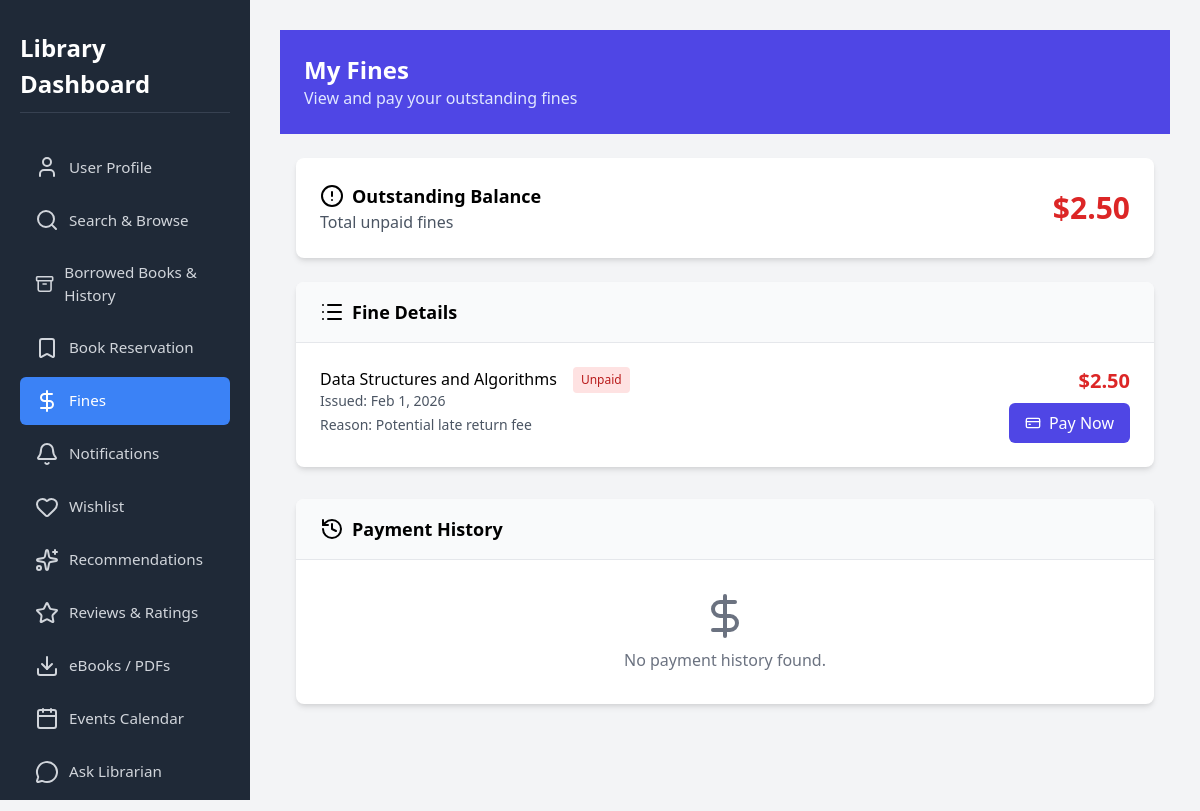
The app's page /fines.php (signed in) with its own data.
### tables this page shows
CREATE TABLE fines (
    id INT AUTO_INCREMENT PRIMARY KEY,
    user_id INT NOT NULL,
    borrowing_id INT NULL,
    amount DECIMAL(10,2) NOT NULL,
    reason VARCHAR(255) NOT NULL,
    issued_date DATETIME NOT NULL,
    status ENUM('unpaid', 'paid') DEFAULT 'unpaid',
    payment_date DATETIME NULL,
    FOREIGN KEY (user_id) REFERENCES users(id),
    FOREIGN KEY (borrowing_id) REFERENCES borrowings(id)
);

CREATE TABLE books (
    id INT AUTO_INCREMENT PRIMARY KEY,
    title VARCHAR(255) NOT NULL,
    author VARCHAR(255) NOT NULL,
    isbn VARCHAR(20),
    genre VARCHAR(100),
    published_year INT,
    edition VARCHAR(20),
    total_copies INT NOT NULL DEFAULT 1,
    available_copies INT NOT NULL DEFAULT 1,
    cover_image VARCHAR(255),
    description TEXT,
    created_at TIMESTAMP DEFAULT CURRENT_TIMESTAMP
);

### fines.php (the view, shortened to what this page needs)
<?php
require_once('config.php');
$user_id = $_SESSION['user_id'];
$fines = [];
$total_fines = 0;
$errors = [];
try {
    $stmt = $pdo->prepare("
        SELECT f.*, b.title as book_title
        FROM fines f
        LEFT JOIN borrowings br ON f.borrowing_id = br.id
        LEFT JOIN books b ON br.book_id = b.id
        WHERE f.user_id = :user_id AND f.status = 'unpaid'
        ORDER BY f.issued_date DESC
    ");
    $stmt->bindParam(':user_id', $user_id);
    $stmt->execute();
    $fines = $stmt->fetchAll(PDO::FETCH_ASSOC);
    $total_stmt = $pdo->prepare("
        SELECT SUM(amount) as total
        FROM fines
        WHERE user_id = :user_id AND status = 'unpaid'
    ");
    $total_stmt->bindParam(':user_id', $user_id);
    $total_stmt->execute();
    $total = $total_stmt->fetch(PDO::FETCH_ASSOC);
    $total_fines = $total['total'] ?? 0;
} catch (PDOException $e) {
    $errors[] = 'Database error: ' . $e->getMessage();
} catch (Exception $e) {
    $errors[] = $e->getMessage();
}
?>
<!DOCTYPE html>
<html lang="en">
<head>
    <link rel="stylesheet" href="dashboard.css">
    <link href="https://cdn.jsdelivr.net/npm/tailwindcss@2.2.19/dist/tailwind.min.css" rel="stylesheet">
</head>
<body>
  <div class="dashboard">
    <?php include('sidebar.php'); ?>
    <main class="main-content">
    <div class="min-h-screen">
        <div class="bg-indigo-600 text-white p-6">
            <div class="max-w-6xl mx-auto">
                <h1 class="text-2xl font-bold">My Fines</h1>
                <p class="text-indigo-100">View and pay your outstanding fines</p>
            </div>
        </div>
        <div class="max-w-6xl mx-auto px-4 py-6">
            <div class="bg-white rounded-lg shadow-md p-6 mb-6">
                <div class="flex flex-col md:flex-row justify-between items-center">
                    <div class="mb-4 md:mb-0">
                        <h2 class="text-lg font-semibold flex items-center">
                            <i data-lucide="alert-circle" class="mr-2"></i>
                            Outstanding Balance
                        </h2>
                        <p class="text-gray-600">Total unpaid fines</p>
                    </div>
                    <div class="text-3xl font-bold text-red-600">
                        $<?php echo number_format($total_fines, 2); ?>
                    </div>
                </div>
            </div>
            <div class="bg-white rounded-lg shadow-md overflow-hidden">
                <div class="px-6 py-4 bg-gray-50 border-b">
                    <h2 class="text-lg font-semibold flex items-center">
                        <i data-lucide="list" class="mr-2"></i>
                        Fine Details
                    </h2>
                </div>
                <?php if (empty($fines)): ?>
                    <div class="p-8 text-center text-gray-500">
                        <i data-lucide="check-circle" class="mx-auto w-12 h-12"></i>
                        <p class="mt-2">You don't have any outstanding fines.</p>
                    </div>
                <?php else: ?>
                    <div class="divide-y divide-gray-200">
                        <?php foreach ($fines as $fine): ?>
                            <div class="fine-card p-6">
                                <div class="flex flex-col md:flex-row justify-between">
                                    <div class="mb-4 md:mb-0">
                                        <div class="flex items-start justify-between">
                                            <div>
                                                <h3 class="font-medium">
                                                    <?php echo htmlspecialchars($fine['book_title'] ?? 'General Fine'); ?>
                                                </h3>
                                                <p class="text-sm text-gray-600">
                                                    Issued: <?php echo date('M j, Y', strtotime($fine['issued_date'])); ?>
                                                </p>
                                                <p class="text-sm text-gray-600 mt-1">
                                                    Reason: <?php echo htmlspecialchars($fine['reason']); ?>
                                                </p>
                                            </div>
                                            <span class="badge status-unpaid ml-4">Unpaid</span>
                                        </div>
                                    </div>
                                    <div class="flex flex-col md:items-end">
                                        <div class="text-xl font-semibold text-red-600 mb-2">
                                            $<?php echo number_format($fine['amount'], 2); ?>
                                        </div>
                                        <form method="POST" class="w-full md:w-auto">
                                            <button type="submit" name="pay_fine"
                                                    class="w-full md:w-auto px-4 py-2 bg-indigo-600 hover:bg-indigo-700 text-white rounded-md flex items-center justify-center">
                                                <i data-lucide="credit-card" class="w-4 h-4 mr-2"></i>
                                                Pay Now
                                            </button>
                                        </form>
                                    </div>
                                </div>
                            </div>
                        <?php endforeach; ?>
                    </div>
                <?php endif; ?>
            </div>
            <div class="bg-white rounded-lg shadow-md overflow-hidden mt-8">
                <div class="px-6 py-4 bg-gray-50 border-b">
                    <h2 class="text-lg font-semibold flex items-center">
                        <i data-lucide="history" class="mr-2"></i>
                        Payment History
                    </h2>
                </div>
                <?php
                try {
                    $history_stmt = $pdo->prepare("
                        SELECT p.*, f.reason
                        FROM payments p
                        JOIN fines f ON p.fine_id = f.id
                        WHERE p.user_id = :user_id
                        ORDER BY p.transaction_date DESC
                        LIMIT 10
                    ");
                    $history_stmt->bindParam(':user_id', $user_id);
                    $history_stmt->execute();
                    $payments = $history_stmt->fetchAll(PDO::FETCH_ASSOC);
                } catch (PDOException $e) {
                    $payments = [];
                    $errors[] = 'Error loading payment history: ' . $e->getMessage();
                }
                ?>
                <?php if (empty($payments)): ?>
                    <div class="p-8 text-center text-gray-500">
                        <i data-lucide="dollar-sign" class="mx-auto w-12 h-12"></i>
                        <p class="mt-2">No payment history found.</p>
                    </div>
                <?php endif; ?>
            </div>
        </div>
    </div>
    </main>
  </div>
</body>
</html>

### dashboard.css (style rules this page uses)
* { box-sizing: border-box; }
html, body { margin: 0; padding: 0; height: 100%; }
body { font-family: 'Segoe UI', Tahoma, Geneva, Verdana, sans-serif; background-color: #f3f4f6; }
.dashboard { display: flex; width: 100%; min-height: 100vh; }
.main-content { flex: 1; margin-left: 250px; padding: 30px; background-color: #f3f4f6; overflow-y: auto; min-height: 100vh; }
.badge { display: inline-block; padding: 4px 8px; border-radius: 12px; font-size: 0.85rem; font-weight: 500; }

### fines.php (style rules this page uses)
.fine-card { transition: all 0.2s ease; }
.status-unpaid { background-color: #FEE2E2; color: #B91C1C; }
.badge { font-size: 0.75rem; padding: 0.25rem 0.5rem; border-radius: 0.25rem; font-weight: 500; }

### records on screen
fines: books.title "Data Structures and Algorithms", issued_date "Feb 1, 2026", reason "Potential late return fee", amount "2.50"

### other values on screen
$total_fines "2.50"
